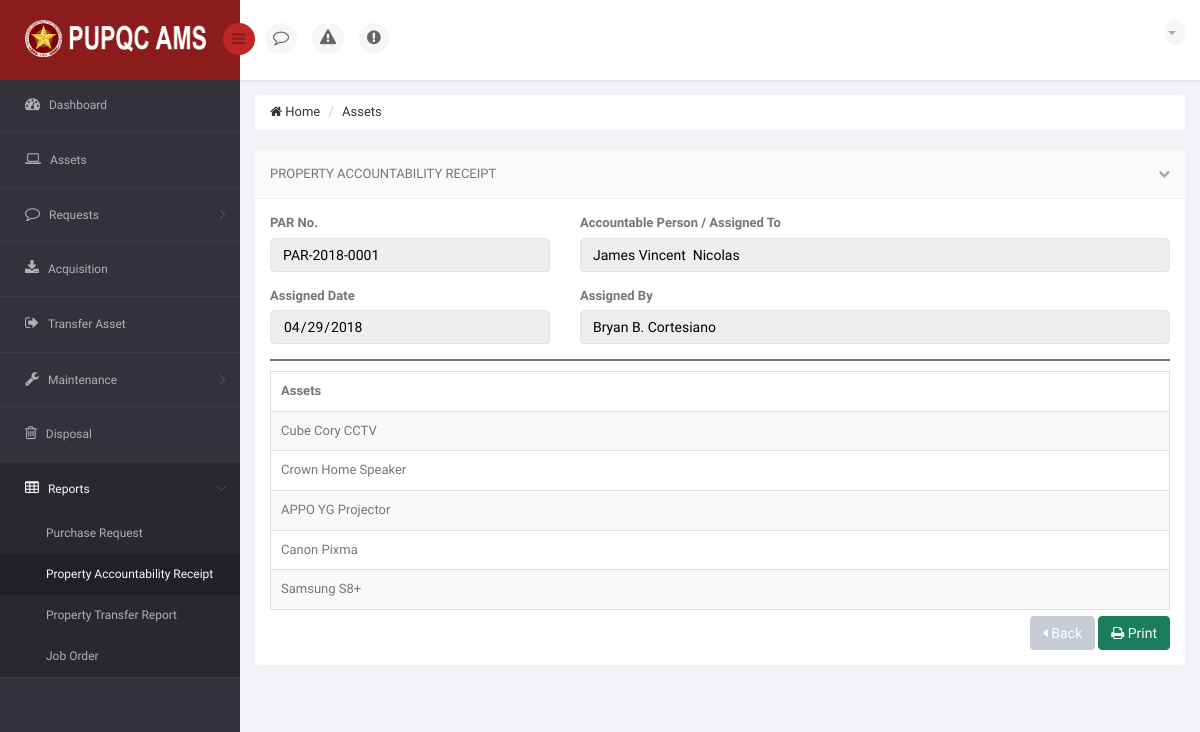
Screenshot of /DIR/PropertyOfficer/POPARReports.php?receiveparid=1 (signed in) with the database file from the repository.
### tables this page shows
CREATE TABLE `ams_t_par_sub` (
  `PARS_ID` int(11) NOT NULL,
  `PARS_CANCEL` int(11) NOT NULL DEFAULT '0',
  `PARS_CANCEL_DATE` date DEFAULT NULL,
  `PARS_CANCEL_BY` varchar(120) DEFAULT NULL,
  `A_ID` int(11) NOT NULL,
  `PAR_ID` int(11) NOT NULL,
  `EP_ID` int(11) NOT NULL
);

CREATE TABLE `ams_t_par` (
  `PAR_ID` int(11) NOT NULL,
  `PAR_NO` varchar(15) NOT NULL,
  `PAR_DATE` date NOT NULL,
  `PAR_ISSUED_BY` varchar(120) NOT NULL,
  `PAR_DU_VIEW` int(11) NOT NULL DEFAULT '0',
  `PAR_DU_CLICKED` int(11) NOT NULL DEFAULT '0'
);

CREATE TABLE `ams_r_employee_profile` (
  `EP_ID` int(11) NOT NULL,
  `EP_FNAME` varchar(50) NOT NULL,
  `EP_MNAME` varchar(35) DEFAULT NULL,
  `EP_LNAME` varchar(35) NOT NULL,
  `EP_GENDER` varchar(10) NOT NULL,
  `EP_MOBILE` char(11) DEFAULT NULL,
  `EP_EMAIL` varchar(75) NOT NULL,
  `EP_TYPE` varchar(50) NOT NULL,
  `EP_STATUS` varchar(10) NOT NULL DEFAULT 'Active',
  `EP_PICTURE` varchar(200) NOT NULL DEFAULT '	images/EmployePictures/default.png	',
  `O_ID` int(11) DEFAULT NULL
);

CREATE TABLE `ams_r_asset` (
  `A_ID` int(11) NOT NULL,
  `A_DESCRIPTION` varchar(250) NOT NULL,
  `A_DATE` date NOT NULL,
  `A_STATUS` varchar(25) NOT NULL DEFAULT 'Serviceable',
  `A_ACQUISITION_TYPE` varchar(25) NOT NULL,
  `A_AVAILABILITY` varchar(25) NOT NULL DEFAULT 'Available',
  `A_DISPOSAL_STATUS` int(11) NOT NULL DEFAULT '0',
  `AL_ID` int(11) DEFAULT NULL,
  `C_ID` int(11) DEFAULT NULL,
  `URS_ID` int(11) DEFAULT NULL,
  `PPMP_ID` int(11) DEFAULT NULL
);

### DIR/PropertyOfficer/POPARReports.php (the view, shortened to what this page needs)
<?php
    if (isset($_GET['receiveparid']))
    {
        $ids = $_GET['receiveparid'];
    }
?>
<!DOCTYPE html>
<html lang="en">
<head>
    <link href="../../bs3/css/bootstrap.min.css" rel="stylesheet">
    <link href="../../css/bootstrap-reset.css" rel="stylesheet">
    <link href="../../font-awesome/css/font-awesome.css" rel="stylesheet" />
    <link href="../../js/advanced-datatable/css/demo_page.css" rel="stylesheet" />
    <link href="../../js/advanced-datatable/css/demo_table.css" rel="stylesheet" />
    <link rel="stylesheet" href="../../js/data-tables/DT_bootstrap.css" />
    <link href="../../css/style.css" rel="stylesheet">
    <link href="../../css/style-responsive.css" rel="stylesheet" />
    <link href="../../js/iCheck/skins/minimal/minimal.css" rel="stylesheet">
    <link href="../../js/iCheck/skins/minimal/red.css" rel="stylesheet">
    <link href="../../js/iCheck/skins/minimal/green.css" rel="stylesheet">
    <link href="../../js/iCheck/skins/minimal/blue.css" rel="stylesheet">
    <link href="../../js/iCheck/skins/minimal/yellow.css" rel="stylesheet">
    <link href="../../js/iCheck/skins/minimal/purple.css" rel="stylesheet">
    <link href="../../js/iCheck/skins/square/square.css" rel="stylesheet">
    <link href="../../js/iCheck/skins/square/red.css" rel="stylesheet">
    <link href="../../js/iCheck/skins/square/green.css" rel="stylesheet">
    <link href="../../js/iCheck/skins/square/blue.css" rel="stylesheet">
    <link href="../../js/iCheck/skins/square/yellow.css" rel="stylesheet">
    <link href="../../js/iCheck/skins/square/purple.css" rel="stylesheet">
    <link href="../../js/iCheck/skins/flat/grey.css" rel="stylesheet">
    <link href="../../js/iCheck/skins/flat/red.css" rel="stylesheet">
    <link href="../../js/iCheck/skins/flat/green.css" rel="stylesheet">
    <link href="../../js/iCheck/skins/flat/blue.css" rel="stylesheet">
    <link href="../../js/iCheck/skins/flat/yellow.css" rel="stylesheet">
    <link href="../../js/iCheck/skins/flat/purple.css" rel="stylesheet">
    <link rel="stylesheet" type="text/css" href="../../js/select2/select2.css" />
    <link rel="stylesheet" type="text/css" href="../../js/bootstrap-daterangepicker/daterangepicker-bs3.css" />
    <link rel="stylesheet" type="text/css" href="../../js/bootstrap-datetimepicker/css/datetimepicker.css" />
    <link rel="stylesheet" type="text/css" href="../../js/bootstrap-datepicker/css/datepicker.css" />
    <link href="../../js/plugins/sweetalert/sweetalert.css" type="text/css" rel="stylesheet" media="screen,projection">
</head>
<body>
<section id="container" >
<header class="header fixed-top clearfix">
<div class="brand">
    <a href="PODashboard.php" class="logo">
        <img src="../../images/pupqcnew.png" style="width: 193px; height: 37px;" alt="">
    </a>
    <div class="sidebar-toggle-box">
        <div class="fa fa-bars"></div>
    </div>
</div>
<div class="nav notify-row" id="top_menu">
    <ul class="nav top-menu">
        <li id="header_notification_bar" class="dropdown">
            <a data-toggle="dropdown" class="dropdown-toggle dt" href="#">
                <i class="fa fa-comment-o"></i>
            </a>
        </li>
        <li id="header_notification_bar" class="dropdown">
            <a data-toggle="dropdown" class="dropdown-toggle dt2" href="#">
                <i class="fa fa-warning"></i>
            </a>
        </li>
        <?php include 'UrgentNotifUI.php'; ?>
        <li id="" class="">
            <a style="background-color: white;">
            </a>
        </li>
    </ul>
</div>
<div class="top-nav clearfix">
    <ul class="nav pull-right top-menu">
        <li class="dropdown">
            <a data-toggle="dropdown" class="dropdown-toggle" href="#">
                <?php
                    include('../Connection/db.php');
                  ?>
                <b class="caret"></b>
            </a>
        </li>
    </ul>
</div>
</header>
<aside>
    <div id="sidebar" class="nav-collapse">
        <div class="leftside-navigation">
    <ul class="sidebar-menu" id="nav-accordion">
        <li>
            <a href="PODashboard.php">
                <i class="fa fa-dashboard"></i>
                <span>Dashboard</span>
            </a>
        </li>
        <li>
            <a href="POAsset.php">
                <i class="fa fa-laptop"></i>
                <span>Assets</span>
            </a>
        </li>
        <li class="sub-menu">
            <a href="javascript:;">
                <i class="fa fa-comment-o"></i>
                <span>Requests</span>
            </a>
        </li>
        <li>
            <a href="POAcquisition.php">
                <i class="fa fa-download"></i>
                <span>Acquisition</span>
            </a>
        </li>
        <li>
            <a href="POTransferAsset.php">
                <i class="fa fa-sign-out"></i>
                <span>Transfer Asset</span>
            </a>
        </li>
        <li class="sub-menu">
            <a href="javascript:;">
                <i class="fa fa-wrench"></i>
                <span>Maintenance</span>
            </a>
        </li>
        <li>
            <a href="PODisposal.php">
                <i class="fa fa-trash-o"></i>
                <span>Disposal</span>
            </a>
        </li>
        <li class="sub-menu">
            <a href="javascript:;" class="active">
                <i class="fa fa fa-table"></i>
                <span>Reports</span>
            </a>
            <ul class="sub">
                <li><a href="POPurchaseRequest.php">Purchase Request</a></li>
                <li class="active"><a href="POPropertyAccountabilityReceipt.php">Property Accountability Receipt</a></li>
                <li><a href="POPropertyTransferReport.php">Property Transfer Report</a></li>
                <li><a href="POJobOrder.php">Job Order</a></li>
            </ul>
        </li>
    </ul>
</div>
    </div>
</aside>
    <section id="main-content">
        <section class="wrapper">
            <div class="row">
                <div class="col-md-12">
                    <ul class="breadcrumb">
                        <li><a href="PODashboard.php"><i class="fa fa-home"></i> Home</a></li>
                        <li><a href="POAsset.php">Assets</a></li>
                    </ul>
                </div>
            </div>
            <div class="row">
                <div class="col-sm-12">
                    <section class="panel">
                        <header class="panel-heading">
                            Property Accountability Receipt
                            <span class="tools pull-right">
                                <a href="javascript:;" class="fa fa-chevron-down"></a>
                            </span>
                        </header>
                        <?php
                            $sql = "SELECT * FROM `ams_t_par` AS PAR INNER JOIN `ams_t_par_sub` AS PARS ON PARS.PAR_ID = PAR.PAR_ID INNER JOIN `ams_r_employee_profile` AS EP ON PARS.EP_ID = EP.EP_ID WHERE PAR.PAR_ID = $ids GROUP BY PAR.PAR_ID";
                            $result = mysqli_query($connection, $sql) or die("Bad Query: $sql");
                            while($row = mysqli_fetch_assoc($result))
                            {
                              $parno = $row['PAR_NO'];
                              $fname = $row['EP_FNAME'];
                              $mname = $row['EP_MNAME'];
                              $lname = $row['EP_LNAME'];
                              $wholename = $fname.' '.$mname.' '.$lname;
                              $pardate = $row['PAR_DATE'];
                              $parassignby = $row['PAR_ISSUED_BY'];
                        ?>
                        <div class="panel-body">
                            <div class="row group">
                                <div class="col-md-4">
                                    <div class="form-group">
                                        <label>PAR No.</label>
                                        <input type="hid" value="<?php echo $parno; ?>" class="form-control" style="color: black;" disabled  />
                                    </div>
                                </div>
                                <div class="col-md-8">
                                    <div class="form-group">
                                        <label>Accountable Person / Assigned To</label>
                                        <input type="text" value="<?php echo $wholename; ?>" class="form-control" style="color: black;" disabled  />
                                    </div>
                                </div>
                                <div class="col-md-4">
                                    <div class="form-group">
                                        <label>Assigned Date</label>
                                        <input type="Date" value="<?php echo $pardate; ?>" class="form-control" style="color: black;" disabled />
                                    </div>
                                </div>
                                <div class="col-md-8">
                                    <div class="form-group">
                                        <label>Assigned By</label>
                                        <input type="text" value="<?php echo $parassignby; ?>" class="form-control" style="color: black;" disabled />
                                    </div>
                                </div>
                        <?php
                            }
                        ?>
                                <div class="col-md-12">
                                    <div style="padding: 1px; margin-bottom: 10px; background-color: #757575;">
                                    </div>
                                </div>
                                <div class="col-md-12">
                                    <div class="adv-table">
                                        <table class="display table table-bordered table-striped">
                                            <thead>
                                                <tr>
                                                    <th>Assets</th>
                                                </tr>
                                            </thead>
                                            <tbody>
                                            <?php
                                                $sql1 = "SELECT * FROM `ams_t_par` AS PAR INNER JOIN `ams_t_par_sub` AS PARS ON PARS.PAR_ID = PAR.PAR_ID INNER JOIN `ams_r_employee_profile` AS EP ON PARS.EP_ID = EP.EP_ID INNER JOIN `ams_r_asset` AS A ON PARS.A_ID = A.A_ID WHERE PAR.PAR_ID = $ids";
                                                $result1 = mysqli_query($connection, $sql1) or die("Bad Query: $sql");
                                                while($row1 = mysqli_fetch_assoc($result1))
                                                {
                                                    $adesc = $row1['A_DESCRIPTION'];
                                            ?>
                                                <tr>
                                                    <td> <?php echo $adesc; ?> </td>
                                                </tr>
                                            <?php
                                                }
                                            ?>
                                            </tbody>
                                        </table>
                                    </div>
                                </div>
                            </div>
                            <span class="pull-right">
                                <a href="POPropertyAccountabilityReceipt.php" class="btn btn-default"><i class="fa fa-caret-left"></i> Back</a>
                                <button type="button" class="btn btn-success" onclick="printonly()"><i class="fa fa-print"></i> Print</button>
                            </span>
                        </div>
                    </section>
                </div>
            </div>
            <div class="row">
                <div class="col-sm-12">
                </div>
            </div>
        </section>
    </section>
</section>
</body>
</html>

### js/advanced-datatable/css/demo_table.css (style rules this page uses)
table.display { margin: 0 auto; clear: both; width: 100%; }
table.display thead th { padding: 3px 18px 3px 10px; border-bottom: 1px solid black; font-weight: bold; cursor: pointer; * cursor: hand; }
table.display td { padding: 3px 10px; }

### rows the page displays
ams_t_par_sub: PAR_ID.PAR_NO "PAR-2018-0001", EP_ID.EP_LNAME "James Vincent Nicolas", PAR_ID.PAR_DATE "04/29/2018", PAR_ID.PAR_ISSUED_BY "Bryan B. Cortesiano", A_ID.A_DESCRIPTION "Cube Cory CCTV"
ams_t_par_sub: A_ID.A_DESCRIPTION "Crown Home Speaker"
ams_t_par_sub: A_ID.A_DESCRIPTION "APPO YG Projector"
ams_t_par_sub: A_ID.A_DESCRIPTION "Canon Pixma"
ams_t_par_sub: A_ID.A_DESCRIPTION "Samsung S8+"
